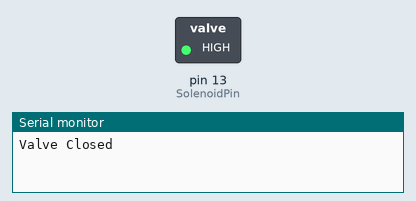
Bench run of a sketch on a simulated Arduino Uno, built with avr-gcc and run on an emulated ATmega328P. On the bench: switched loads named in the sketch (green lamp = pin HIGH), the last lines printed to the serial monitor.

Above: at 2.5 s.
At 7.5 s:
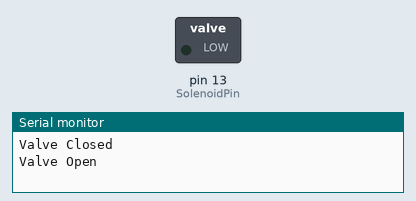
Timing chart, 0 to 13.0 s (numbered marks = the images above):
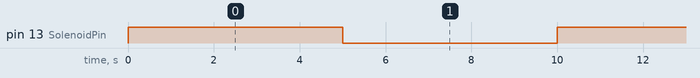

The sketch:

Solenoid_Valve_Control.ino
```cpp
int SolenoidPin = 13;

void setup() {
  Serial.begin(9600);
  pinMode(SolenoidPin, OUTPUT);
}

void loop() {
  digitalWrite(SolenoidPin, HIGH);
  Serial.println("Valve Closed");
  delay(5000);
  digitalWrite(SolenoidPin, LOW);
  Serial.println("Valve Open");
  delay(5000);
}
```

Measured:
- by itself, pin 13 (SolenoidPin): alternates HIGH for 5.0 s and LOW for 5.0 s
